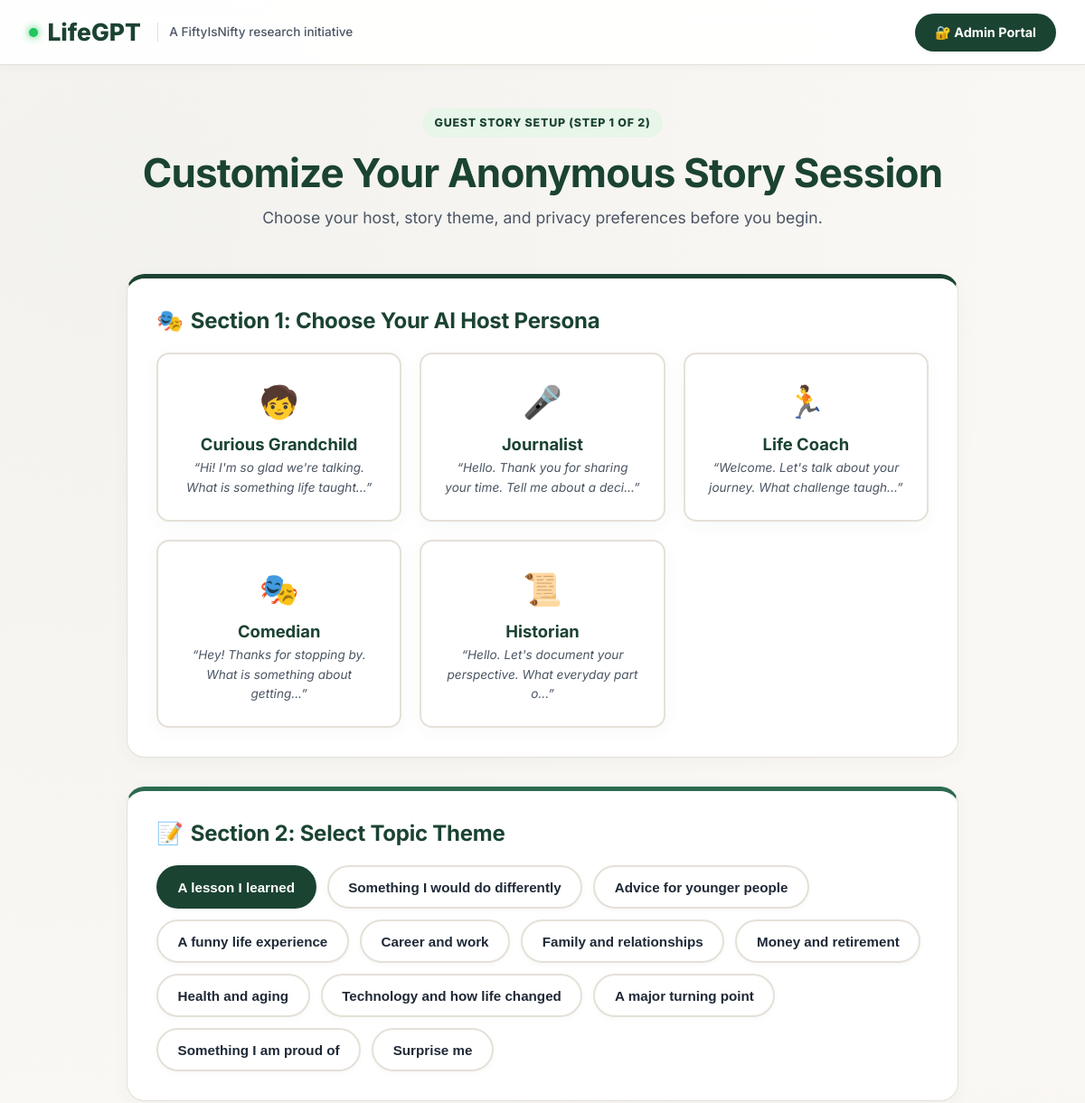
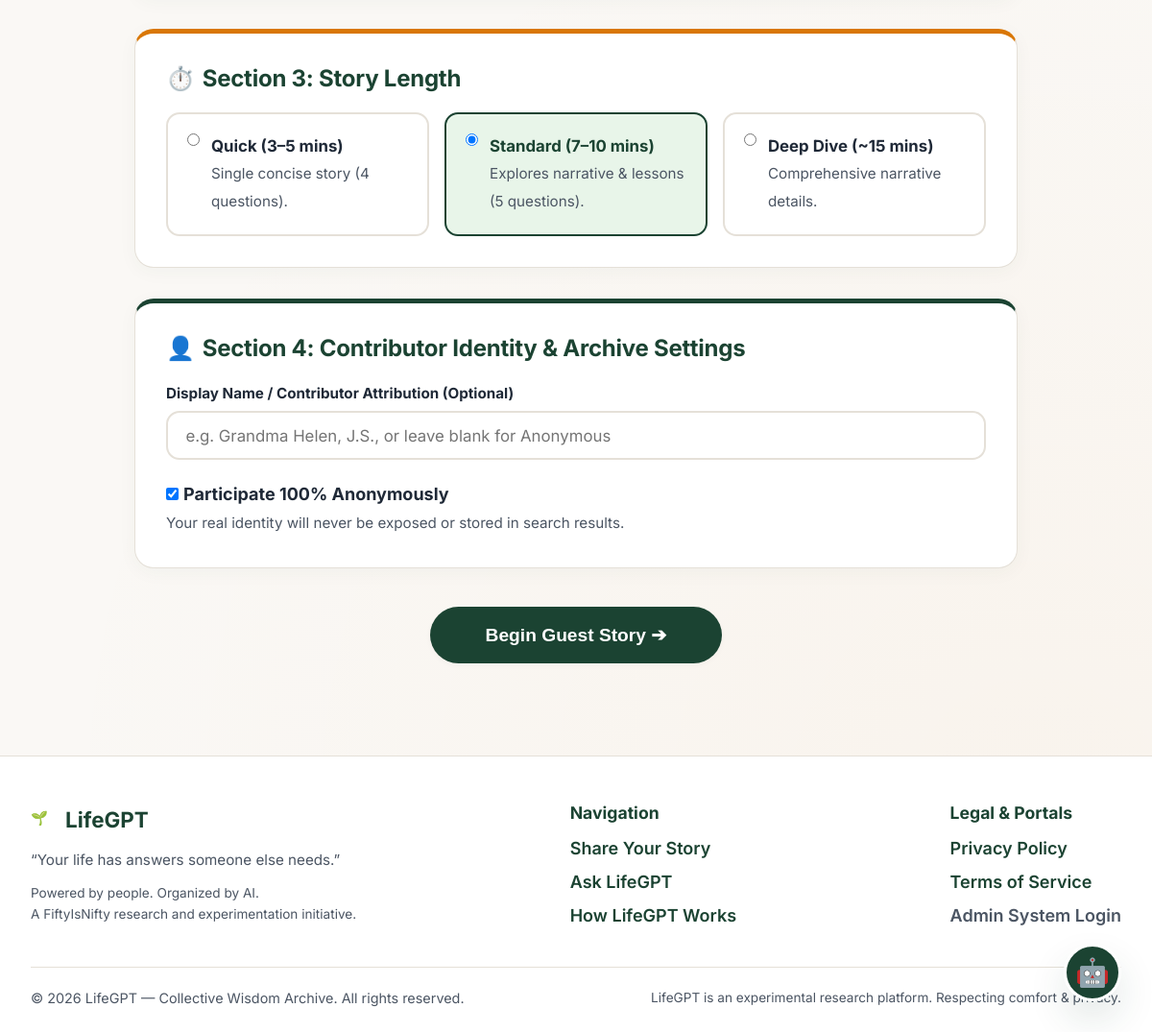
/interview/start.php, run on the app's committed database (2 pictures, top to bottom).
### tables this page shows
CREATE TABLE lg_interviewer_personas (
    persona_id    INT AUTO_INCREMENT PRIMARY KEY,
    persona_key   VARCHAR(50)  UNIQUE NOT NULL,
    name          VARCHAR(100) NOT NULL,
    avatar        VARCHAR(255) NOT NULL,
    greeting      TEXT         NOT NULL,
    system_prompt TEXT         NOT NULL,
    voice_settings JSON        NULL,
    active        TINYINT(1)   DEFAULT 1,
    created_at    TIMESTAMP DEFAULT CURRENT_TIMESTAMP,
    updated_at    TIMESTAMP DEFAULT CURRENT_TIMESTAMP ON UPDATE CURRENT_TIMESTAMP,
    INDEX idx_persona_key (persona_key)
);

CREATE TABLE lg_interview_topics (
    topic_id       INT AUTO_INCREMENT PRIMARY KEY,
    topic_key      VARCHAR(50)  UNIQUE NOT NULL,
    name           VARCHAR(100) NOT NULL,
    starter_prompt TEXT         NOT NULL,
    active         TINYINT(1)   DEFAULT 1,
    created_at     TIMESTAMP DEFAULT CURRENT_TIMESTAMP,
    updated_at     TIMESTAMP DEFAULT CURRENT_TIMESTAMP ON UPDATE CURRENT_TIMESTAMP,
    INDEX idx_topic_key (topic_key)
);

### includes/auth.php (called while the page is built, shortened)
<?php
require_once __DIR__ . '/db.php';
class Auth {
    public static function isLoggedIn(): bool {
        return isset($_SESSION['user_id']) && !empty($_SESSION['user_id']);
    }
}

### includes/db.php (called while the page is built, shortened)
<?php
class DB {
    private static ?PDO $instance = null;
    public static function getConnection(): PDO {
        if (self::$instance === null) {
            $host = config('DB_HOST', 'localhost');
            $port = config('DB_PORT', '3306');
            $dbname = config('DB_NAME', 'lifegpt');
            $username = config('DB_USER', 'root');
            $password = config('DB_PASS', '');
            $dsn = "mysql:host=$host;port=$port;dbname=$dbname;charset=utf8mb4";
            $options = [
                PDO::ATTR_ERRMODE            => PDO::ERRMODE_EXCEPTION,
                PDO::ATTR_DEFAULT_FETCH_MODE => PDO::FETCH_ASSOC,
                PDO::ATTR_EMULATE_PREPARES   => false,
            ];
            try {
                self::$instance = new PDO($dsn, $username, $password, $options);
            } catch (PDOException $e) {
                error_log("Database Connection Failure: " . $e->getMessage());
                self::showFriendlyError();
            }
        }
        return self::$instance;
    }
    public static function query(string $sql, array $params = []): PDOStatement {
        try {
            $db = self::getConnection();
            $stmt = $db->prepare($sql);
            $stmt->execute($params);
            return $stmt;
        } catch (PDOException $e) {
            error_log("Query Failure: " . $e->getMessage() . " | SQL: $sql | Params: " . json_encode($params));
            self::showFriendlyError();
        }
    }
    public static function fetchAll(string $sql, array $params = []): array {
        $stmt = self::query($sql, $params);
        return $stmt->fetchAll();
    }
}

### interview/start.php (the view, shortened to what this page needs)
<?php
require_once __DIR__ . '/../includes/db.php';
require_once __DIR__ . '/../includes/auth.php';
$personas = DB::fetchAll("SELECT * FROM lg_interviewer_personas WHERE active = 1");
$topics = DB::fetchAll("SELECT * FROM lg_interview_topics WHERE active = 1");
require_once __DIR__ . '/../includes/header.php';
?>
<div style="max-width: 920px; margin: 1rem auto 4rem auto;">
    <div style="text-align: center; margin-bottom: 3rem;">
        <?php if ($isLoggedIn): ?>
            <span class="step-badge" style="background-color: var(--color-mint-bg); color: var(--color-primary);">MEMBER STORY SETUP (STEP 1 OF 2)</span>
            <h1 style="font-size: 2.75rem; margin-bottom: 0.5rem; color: var(--color-primary);">Customize Your Member Story Session</h1>
            <p class="text-sm" style="font-size: 1.1rem; color: var(--color-text-muted);">
                Welcome back, <strong><?php echo htmlspecialchars($user['display_name']); ?></strong>! Choose your host, story theme, and options before you begin.
            </p>
        <?php else: ?>
            <span class="step-badge" style="background-color: var(--color-mint-bg); color: var(--color-primary);">GUEST STORY SETUP (STEP 1 OF 2)</span>
            <h1 style="font-size: 2.75rem; margin-bottom: 0.5rem; color: var(--color-primary);">Customize Your Anonymous Story Session</h1>
            <p class="text-sm" style="font-size: 1.1rem; color: var(--color-text-muted);">Choose your host, story theme, and privacy preferences before you begin.</p>
        <?php endif; ?>
    </div>
    <form action="" method="POST" id="storySetupForm">
        <div class="card" style="margin-bottom: 2rem; border-top: 5px solid var(--color-primary);">
            <h2 style="font-size: 1.5rem; margin-bottom: 1.25rem; display: flex; align-items: center; gap: 0.5rem;">
                <span>🎭</span> Section 1: Choose Your AI Host Persona
            </h2>
            <div style="display: grid; grid-template-columns: repeat(auto-fit, minmax(220px, 1fr)); gap: 1.25rem;">
                <?php foreach ($personas as $idx => $p):
                    $emoji = '🧒';
                    switch($p['persona_key']) {
                        case 'grandchild': $emoji = '🧒'; break;
                        case 'journalist': $emoji = '🎤'; break;
                        case 'coach': $emoji = '🏃'; break;
                        case 'comedian': $emoji = '🎭'; break;
                        case 'historian': $emoji = '📜'; break;
                    }
                ?>
                    <div class="card persona-card <?php echo ($idx === 0) ? 'selected' : ''; ?>"
                         data-id="<?php echo $p['persona_id']; ?>"
                         onclick="selectPersona(this)"
                         style="cursor: pointer; text-align: center; padding: 1.5rem; border: 2px solid var(--color-border); border-radius: var(--radius-md);">
                        <div style="font-size: 2.2rem; margin-bottom: 0.5rem;"><?php echo $emoji; ?></div>
                        <h3 style="font-size: 1.15rem; margin-bottom: 0.25rem; color: var(--color-primary);"><?php echo htmlspecialchars($p['name']); ?></h3>
                        <p class="text-sm" style="font-size: 0.85rem; font-style: italic;">“<?php echo htmlspecialchars(mb_substr($p['greeting'], 0, 60)); ?>...”</p>
                    </div>
                <?php endforeach; ?>
            </div>
        </div>
        <div class="card" style="margin-bottom: 2rem; border-top: 5px solid var(--color-primary-light);">
            <h2 style="font-size: 1.5rem; margin-bottom: 1.25rem; display: flex; align-items: center; gap: 0.5rem;">
                <span>📝</span> Section 2: Select Topic Theme
            </h2>
            <div style="display: flex; flex-wrap: wrap; gap: 0.75rem;">
                <?php foreach ($topics as $idx => $t): ?>
                    <button type="button" class="btn <?php echo ($idx === 0) ? 'btn-primary' : 'btn-outline'; ?> topic-pill-btn"
                            data-id="<?php echo $t['topic_id']; ?>"
                            onclick="selectTopicPill(this)"
                            style="border-radius: var(--radius-pill); font-size: 0.95rem; padding: 0.6rem 1.35rem;">
                        <?php echo htmlspecialchars($t['name']); ?>
                    </button>
                <?php endforeach; ?>
            </div>
        </div>
        <div class="card" style="margin-bottom: 2rem; border-top: 5px solid var(--color-amber);">
            <h2 style="font-size: 1.5rem; margin-bottom: 1.25rem; display: flex; align-items: center; gap: 0.5rem;">
                <span>⏱️</span> Section 3: Story Length
            </h2>
            <div style="display: grid; grid-template-columns: repeat(auto-fit, minmax(220px, 1fr)); gap: 1rem;">
                <label style="border: 2px solid var(--color-border); border-radius: var(--radius-md); padding: 1.25rem; cursor: pointer; display: flex; gap: 0.75rem; align-items: flex-start;">
                    <input type="radio" name="duration_type" value="quick" class="form-check-input">
                    <div>
                        <strong style="font-size: 1.05rem; display: block;">Quick (3–5 mins)</strong>
                        <span class="text-sm">Single concise story (4 questions).</span>
                    </div>
                </label>
                <label style="border: 2px solid var(--color-primary); background: var(--color-mint-bg); border-radius: var(--radius-md); padding: 1.25rem; cursor: pointer; display: flex; gap: 0.75rem; align-items: flex-start;">
                    <input type="radio" name="duration_type" value="standard" class="form-check-input" checked>
                    <div>
                        <strong style="font-size: 1.05rem; display: block; color: var(--color-primary);">Standard (7–10 mins)</strong>
                        <span class="text-sm">Explores narrative & lessons (5 questions).</span>
                    </div>
                </label>
                <label style="border: 2px solid var(--color-border); border-radius: var(--radius-md); padding: 1.25rem; cursor: pointer; display: flex; gap: 0.75rem; align-items: flex-start;">
                    <input type="radio" name="duration_type" value="deep" class="form-check-input">
                    <div>
                        <strong style="font-size: 1.05rem; display: block;">Deep Dive (~15 mins)</strong>
                        <span class="text-sm">Comprehensive narrative details.</span>
                    </div>
                </label>
            </div>
        </div>
        <div class="card" style="margin-bottom: 2.5rem; border-top: 5px solid var(--color-primary);">
            <h2 style="font-size: 1.5rem; margin-bottom: 1.25rem; display: flex; align-items: center; gap: 0.5rem;">
                <span>👤</span> Section 4: Contributor Identity & Archive Settings
            </h2>
            <?php if ($isLoggedIn): ?>
                <div class="form-group">
                    <label for="display_name" class="form-label">Member Display Name</label>
                    <input type="text" id="display_name" name="display_name" class="form-control" value="<?php echo htmlspecialchars($user['display_name']); ?>" required>
                    <span class="text-sm" style="margin-top: 0.25rem; display: block;">This story will be saved directly to your account archive: <strong><?php echo htmlspecialchars($user['email']); ?></strong></span>
                </div>
                <div class="form-check">
                    <input type="checkbox" id="is_anonymous" name="is_anonymous" class="form-check-input" value="1">
                    <label for="is_anonymous" class="form-check-label">
                        <strong>Publish Anonymously to Public Wisdom Archive</strong><br>
                        <span class="text-sm">Keep this story in your private profile, but hide your name when shared in public AskGPT results.</span>
                    </label>
                </div>
            <?php else: ?>
                <div class="form-group">
                    <label for="display_name" class="form-label">Display Name / Contributor Attribution (Optional)</label>
                    <input type="text" id="display_name" name="display_name" class="form-control" placeholder="e.g. Grandma Helen, J.S., or leave blank for Anonymous">
                </div>
                <div class="form-check">
                    <input type="checkbox" id="is_anonymous" name="is_anonymous" class="form-check-input" checked value="1">
                    <label for="is_anonymous" class="form-check-label">
                        <strong>Participate 100% Anonymously</strong><br>
                        <span class="text-sm">Your real identity will never be exposed or stored in search results.</span>
                    </label>
                </div>
            <?php endif; ?>
        </div>
        <div style="text-align: center;">
            <button type="submit" class="btn btn-primary text-lg" style="padding: 1rem 3.5rem; font-size: 1.2rem;">
                <?php echo $isLoggedIn ? 'Begin Member Story ➔' : 'Begin Guest Story ➔'; ?>
            </button>
        </div>
    </form>
</div>
<?php
require_once __DIR__ . '/../includes/footer.php';
?>

### includes/header.php (shortened to what this page needs)
<?php
require_once __DIR__ . '/auth.php';
$isLoggedIn = Auth::isLoggedIn();
?>
<!DOCTYPE html>
<html lang="en">
<head>
    <link rel="stylesheet" href="<?php echo APP_URL; ?>/assets/css/lifegpt.css?v=<?php echo file_exists(dirname(__DIR__) . '/assets/css/lifegpt.css') ? filemtime(dirname(__DIR__) . '/assets/css/lifegpt.css') : time(); ?>">
</head>
<body>
    <header>
        <div class="header-container">
            <a href="<?php echo APP_URL; ?>/" class="logo-link" aria-label="LifeGPT Homepage">
                <span class="logo-live-dot" title="Live System Active"></span>
                LifeGPT
                <span class="logo-sub">A FiftyIsNifty research initiative</span>
            </a>
            <div style="display: flex; align-items: center; gap: 1rem;">
                <a href="<?php echo APP_URL; ?>/admin/login.php" class="btn btn-primary" style="background-color: var(--color-primary); color: #FFFFFF; font-size: 0.9rem; min-height: 42px; padding: 0.35rem 1.25rem;">
                    🔐 Admin Portal
                </a>
            </div>
        </div>
    </header>
    <div class="floating-avatar-widget" onclick="openHowItWorksModal()" title="How LifeGPT Works (Onboarding Guide)">
        🤖
    </div>
    <main class="main-content">

### includes/footer.php (shortened to what this page needs)
    </main>
    <?php if (empty($hideFooter)): ?>
    <footer>
        <div class="footer-container">
            <div class="footer-section" style="max-width: 400px;">
                <div style="display: flex; align-items: center; gap: 0.5rem; margin-bottom: 0.75rem;">
                    <span class="logo-icon-badge" style="width: 28px; height: 28px; font-size: 0.9rem;">🌱</span>
                    <strong style="font-family: var(--font-heading); font-size: 1.4rem; color: var(--color-primary);">LifeGPT</strong>
                </div>
                <p style="color: var(--color-text-muted); font-size: 0.95rem; margin-bottom: 0.75rem;">
                    “Your life has answers someone else needs.”
                </p>
                <p style="color: var(--color-text-muted); font-size: 0.85rem;">
                    Powered by people. Organized by AI.<br>
                    A FiftyIsNifty research and experimentation initiative.
                </p>
            </div>
            <div class="footer-section">
                <h4 style="font-family: var(--font-heading); color: var(--color-primary); font-size: 1.1rem; margin-bottom: 0.75rem;">Navigation</h4>
                <ul class="footer-links" style="list-style: none;">
                    <li style="margin-bottom: 0.4rem;"><a href="<?php echo APP_URL; ?>/interview/start.php">Share Your Story</a></li>
                    <li style="margin-bottom: 0.4rem;"><a href="<?php echo APP_URL; ?>/ask/">Ask LifeGPT</a></li>
                    <li style="margin-bottom: 0.4rem;"><a href="javascript:void(0)" onclick="openHowItWorksModal()">How LifeGPT Works</a></li>
                </ul>
            </div>
            <div class="footer-section">
                <h4 style="font-family: var(--font-heading); color: var(--color-primary); font-size: 1.1rem; margin-bottom: 0.75rem;">Legal & Portals</h4>
                <ul class="footer-links" style="list-style: none;">
                    <li style="margin-bottom: 0.4rem;"><a href="<?php echo APP_URL; ?>/privacy.php">Privacy Policy</a></li>
                    <li style="margin-bottom: 0.4rem;"><a href="<?php echo APP_URL; ?>/terms.php">Terms of Service</a></li>
                    <li style="margin-bottom: 0.4rem;"><a href="<?php echo APP_URL; ?>/admin/login.php" style="color: var(--color-text-muted);">Admin System Login</a></li>
                </ul>
            </div>
        </div>
        <div class="footer-bottom">
            <p>&copy; <?php echo date('Y'); ?> LifeGPT — Collective Wisdom Archive. All rights reserved.</p>
            <p style="font-size: 0.85rem; color: var(--color-text-muted);">LifeGPT is an experimental research platform. Respecting comfort & privacy.</p>
        </div>
    </footer>
    <?php endif; ?>
</body>
</html>

### data on the page
lg_interviewer_personas: persona_key "🧒", name "Curious Grandchild", greeting "Hi! I'm so glad we're talking. What is something life taught"
lg_interviewer_personas: persona_key "🎤", name "Journalist", greeting "Hello. Thank you for sharing your time. Tell me about a deci"
lg_interviewer_personas: persona_key "🏃", name "Life Coach", greeting "Welcome. Let's talk about your journey. What challenge taugh"
lg_interviewer_personas: persona_key "🎭", name "Comedian", greeting "Hey! Thanks for stopping by. What is something about getting"
lg_interviewer_personas: persona_key "📜", name "Historian", greeting "Hello. Let's document your perspective. What everyday part o"
lg_interview_topics: name "A lesson I learned"
lg_interview_topics: name "Something I would do differently"
lg_interview_topics: name "Advice for younger people"
lg_interview_topics: name "A funny life experience"
lg_interview_topics: name "Career and work"
lg_interview_topics: name "Family and relationships"
lg_interview_topics: name "Money and retirement"
lg_interview_topics: name "Health and aging"
lg_interview_topics: name "Technology and how life changed"
lg_interview_topics: name "A major turning point"
lg_interview_topics: name "Something I am proud of"
lg_interview_topics: name "Surprise me"
